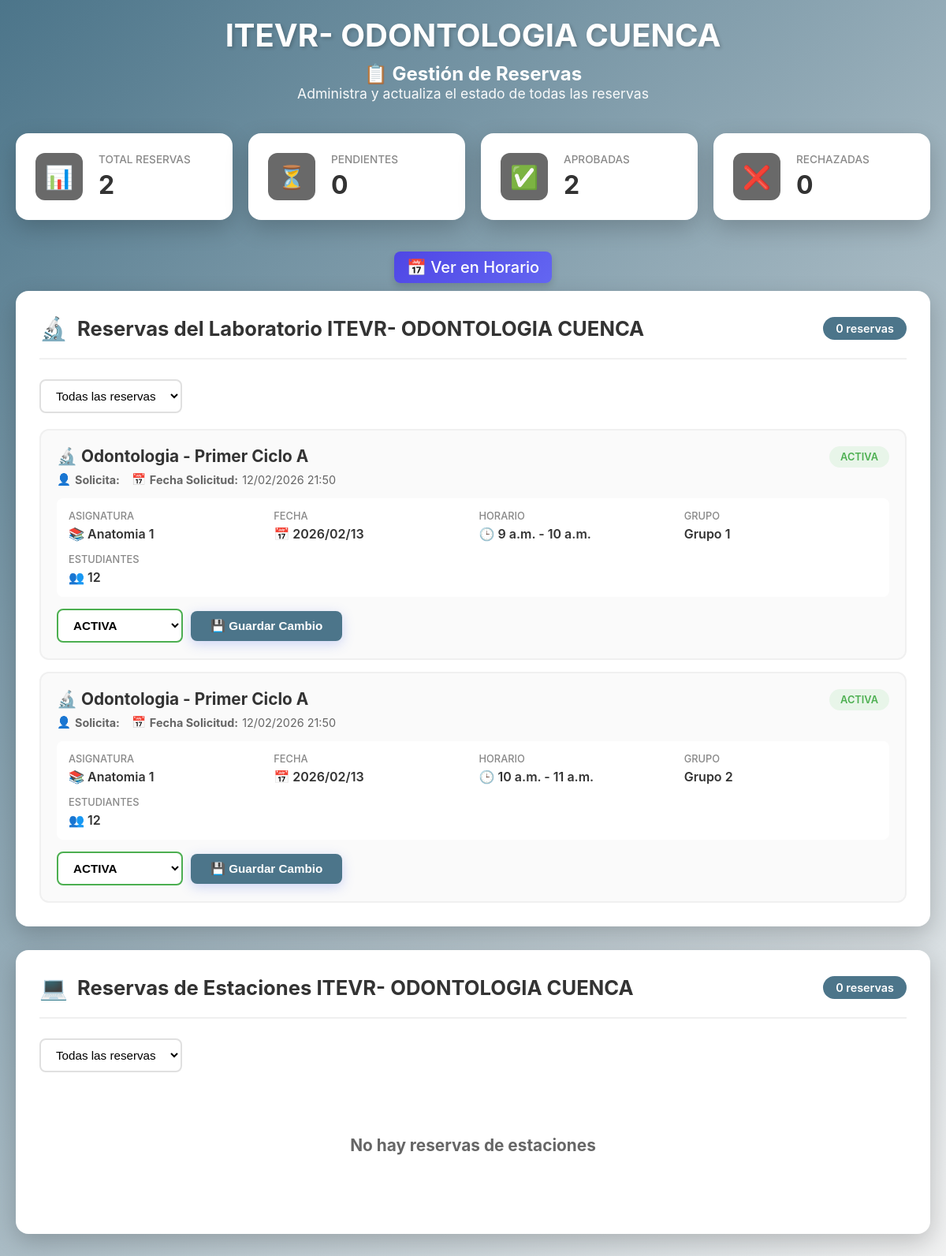
Page /gestion/reservas/1/ on the committed database.
### core/models.py (models this page shows, shortened)
class Laboratorio(models.Model):
    ESTADO_CHOICES = [
        ("ACTIVO", "ACTIVO"),
        ("INACTIVO", "INACTIVO"),
        ("EN MANTENIMIENTO", "EN MANTENIMIENTO"),
    ]
    nombre = models.CharField(max_length=100)
    ubicacion = models.CharField(max_length=150, blank=True, null=True)
    estado = models.CharField(max_length=20, choices=ESTADO_CHOICES, default="ACTIVO")
    responsable = models.CharField(max_length=100)
    capacidad = models.IntegerField(null=False, default=15)
    imagen = models.ImageField(upload_to='laboratorios/', null=True, blank=True)

class Reserva(models.Model):
    ESTADOS_CHOICES = [
        ("ACTIVA", "ACTIVA"),
        ("EN REVISION", "EN REVISION"),
        ("CANCELADA", "CANCELADA"),
        ("FINALIZADA", "FINALIZADA"),
        ("BLOQUEADA", "BLOQUEADA"),
        ("ESTUDIANTIL", "ESTUDIANTIL"),
    ]
    TIPO_CHOICES = [
        ("INDUCCION DOCENTE","INDUCCION DOCENTE"),
        ("INDUCCION ESTUDIANTIL","INDUCCION ESTUDIANTIL"),
        ("CLASES NORMALES","CLASES NORMALES"),
    ]
    usuario = models.ForeignKey(settings.AUTH_USER_MODEL, on_delete=models.CASCADE)
    laboratorio = models.ForeignKey(Laboratorio, on_delete=models.CASCADE)
    estacion = models.ForeignKey(Estacion, on_delete=models.CASCADE, null=True, blank=True) # Encaso de que la estacion este vacia se valida que se reserva el laboratorio completo
    fecha = models.DateField()
    slot = models.ForeignKey(TimeSlot, on_delete=models.CASCADE)
    estado = models.CharField(max_length=20, choices=ESTADOS_CHOICES, default="EN REVISION")
    fecha_creacion = models.DateTimeField(auto_now_add=True)
    carrera = models.ForeignKey(Carrera, on_delete=models.CASCADE, null=True, blank=True)
    ciclo = models.ForeignKey(Ciclo, on_delete=models.CASCADE, null=True, blank=True)
    paralelo = models.ForeignKey(Paralelo, on_delete=models.CASCADE, null=True, blank=True)
    asignatura = models.CharField(max_length=200, null=True, blank=True)
    grupo = models.IntegerField(null=False, default=1)
    estudiantes = models.IntegerField(null=False, default=1)
    tipo = models.CharField(max_length=30, choices=TIPO_CHOICES, default="CLASES NORMALES")
    class Meta:
        indexes = [
            models.Index(fields=["laboratorio", "fecha", "slot"]),
            models.Index(fields=["estacion", "fecha", "slot"]),
        ]

class Carrera(models.Model):
    nombre = models.CharField(max_length=100)

class Ciclo(models.Model):
    nombre = models.CharField(max_length=100)

class Paralelo(models.Model):
    nombre = models.CharField(max_length=100)

class TimeSlot(models.Model):
    TIPO_CHOICES = [
        ("HABIL", "HABIL"),
        ("BLOQUEADA", "BLOQUEADA"),
    ]
    hora_inicio = models.TimeField()
    hora_fin = models.TimeField()
    tipo = models.CharField(max_length=20, choices=TIPO_CHOICES, default="HABIL")
    class Meta:
        unique_together = ("hora_inicio", "hora_fin")
        ordering = ["hora_inicio"]

### gestion/views.py (the view)
# urls.py: path("reservas/<int:id_lab>/", listadoreservas , name="listadoreservas"),
def listadoreservas(request, id_lab):
    laboratorio = Laboratorio.objects.get(id=id_lab)
    reservas_laboratorio = Reserva.objects.filter(laboratorio=laboratorio, estacion__isnull=True)
    reservas_estaciones = Reserva.objects.filter(laboratorio=laboratorio, estacion__isnull=False)
    total = reservas_laboratorio.count() + reservas_estaciones.count()
    pendientes = Reserva.objects.filter(laboratorio=laboratorio,estado="EN REVISION").count()
    aprobadas = Reserva.objects.filter(laboratorio=laboratorio,estado="ACTIVA").count()
    rechazadas = Reserva.objects.filter(laboratorio=laboratorio,estado="CANCELADA").count()
    contexto = {
        "laboratorio": laboratorio,
        "reservaslaboratorio": reservas_laboratorio,
        "reservasestaciones": reservas_estaciones,
        "total": total,
        "pendientes": pendientes,
        "aprobadas": aprobadas,
        "rechazadas": rechazadas,
    }
    return render(request, "listadoreservas.html", contexto)

### gestion/templates/listadoreservas.html (shortened to what this page needs)
<!DOCTYPE html>
<html lang="es">
<head>
</head>
<body>
    <div class="container">
        <div class="header">
            <h1>{{ laboratorio.nombre}}</h1>
            <h2>📋 Gestión de Reservas</h2>
            <p>Administra y actualiza el estado de todas las reservas</p>
        </div>
        <div class="stats-grid">
            <div class="stat-card">
                <div class="stat-icon">📊</div>
                <div class="stat-info">
                    <h3>Total Reservas</h3>
                    <p id="totalReservas">{{ total }}</p>
                </div>
            </div>
            <div class="stat-card">
                <div class="stat-icon">⏳</div>
                <div class="stat-info">
                    <h3>Pendientes</h3>
                    <p id="totalPendientes">{{ pendientes }}</p>
                </div>
            </div>
            <div class="stat-card">
                <div class="stat-icon">✅</div>
                <div class="stat-info">
                    <h3>Aprobadas</h3>
                    <p id="totalAprobadas">{{ aprobadas }}</p>
                </div>
            </div>
            <div class="stat-card">
                <div class="stat-icon">❌</div>
                <div class="stat-info">
                    <h3>Rechazadas</h3>
                    <p id="totalRechazadas">{{ rechazadas }}</p>
                </div>
            </div>
        </div>
        <div style="align-items: center; text-align: center;">
            <a href="{% url 'gestion:obtenerhorario' laboratorio.id %}" class="btn-horario">📅 Ver en Horario</a>
        </div>
        <div class="section">
            <div class="section-header">
                <div class="section-title">
                    <span class="section-icon">🔬</span>
                    <h2>Reservas del Laboratorio {{ laboratorio.nombre}}</h2>
                </div>
                <span class="section-count" id="labCount">0 reservas</span>
            </div>
            <div class="filter-bar">
                <select class="filter-select" id="labFilter" onchange="filterReservations('laboratorio')">
                    <option value="TODAS">Todas las reservas</option>
                </select>
            </div>
            <div class="reservations-list" id="laboratoriosList">
            {% if reservaslaboratorio %}
                {% for reserva in reservaslaboratorio %}
                <div class="reservation-card" data-estado="{{ reserva.estado }}">
                    <div class="reservation-header">
                        <div class="reservation-info">
                            <div class="reservation-name">
                                🔬 {{ reserva.carrera.nombre }} - {{ reserva.ciclo.nombre }} {{ reserva.paralelo.nombre }}
                            </div>
                            <div class="reservation-meta">
                                <span class="meta-item">
                                    👤 <strong>Solicita:</strong> {{ reserva.usuario.get_full_name }}
                                </span>
                                <span class="meta-item">
                                    📅 <strong>Fecha Solicitud:</strong>{{ reserva.fecha_creacion|date:"d/m/Y H:i" }}
                                </span>
                            </div>
                        </div>
                        <span class="status-badge {{ reserva.estado|slugify }}">
                            {{ reserva.estado }}
                        </span>
                    </div>
                    <div class="reservation-details">
                        <div class="detail-item">
                            <span class="detail-label">Asignatura</span>
                            <span class="detail-value">
                                📚 {{ reserva.asignatura }}
                            </span>
                        </div>
                        <div class="detail-item">
                            <span class="detail-label">Fecha</span>
                            <span class="detail-value">
                                📅 {{ reserva.fecha|date:"Y/m/d" }}
                            </span>
                        </div>
                        <div class="detail-item">
                            <span class="detail-label">Horario</span>
                            <span class="detail-value">
                                🕒 {{ reserva.slot.hora_inicio }} - {{ reserva.slot.hora_fin }}
                            </span>
                        </div>
                        <div class="detail-item">
                            <span class="detail-label">Grupo</span>
                            <span class="detail-value">
                                Grupo {{ reserva.grupo }}
                            </span>
                        </div>
                        <div class="detail-item">
                            <span class="detail-label">Estudiantes</span>
                            <span class="detail-value">
                                👥 {{ reserva.estudiantes }}
                            </span>
                        </div>
                    </div>
                    <div class="reservation-actions">
                        <form method="post" action="{% url 'gestion:cambiar_estado_reserva' reserva.id %}">
                            <select name="estado" class="status-select {{ reserva.estado|slugify }}">
                                {% for key, value in reserva.ESTADOS_CHOICES %}
                                    <option value="{{ key }}"
                                        {% if reserva.estado == key %}selected{% endif %}>
                                        {{ value }}
                                    </option>
                                {% endfor %}
                            </select>
                            <button type="submit" class="btn-save">
                                💾 Guardar Cambio
                            </button>
                        </form>
                    </div>
                </div>
                {% endfor %}
            {% else %}
                <div class="empty-state">
                    <h3>No hay reservas de laboratorio</h3>
                </div>
            {% endif %}
            </div>
        </div>
        <div class="section">
            <div class="section-header">
                <div class="section-title">
                    <span class="section-icon">💻</span>
                    <h2>Reservas de Estaciones {{ laboratorio.nombre}}</h2>
                </div>
                <span class="section-count" id="estacionCount">0 reservas</span>
            </div>
            <div class="filter-bar">
                <select class="filter-select" id="estacionFilter" onchange="filterReservations('estacion')">
                    <option value="TODAS">Todas las reservas</option>
                </select>
            </div>
            <div class="reservations-list" id="estacionesList">
                {% if reservasestaciones%}
                    {% for reserva in reservasestaciones %}
                    <div class="reservation-card" data-estado="{{ reserva.estado }}">
                        <div class="reservation-header">
                            <div class="reservation-info">
                                <div class="reservation-name">
                                    🔬 {{ reserva.carrera.nombre }} - {{ reserva.ciclo.nombre }} {{ reserva.paralelo.nombre }} <br>
                                    🖥️ {{ reserva.estacion.codigo}}
                                </div>
                                <div class="reservation-meta">
                                    <span class="meta-item">
                                        👤 <strong>Solicita:</strong> {{ reserva.usuario.get_full_name }}
                                    </span>
                                    <span class="meta-item">
                                        📅 <strong>Fecha Solicitud:</strong>{{ reserva.fecha_creacion|date:"d/m/Y H:i" }}
                                    </span>
                                </div>
                            </div>
                            <span class="status-badge {{ reserva.estado|slugify }}">
                                {{ reserva.estado }}
                            </span>
                        </div>
                        <div class="reservation-details">
                            <div class="detail-item">
                                <span class="detail-label">Asignatura</span>
                                <span class="detail-value">
                                    📚 {{ reserva.asignatura }}
                                </span>
                            </div>
                            <div class="detail-item">
                                <span class="detail-label">Fecha</span>
                                <span class="detail-value">
                                    📅 {{ reserva.fecha|date:"Y/m/d" }}
                                </span>
                            </div>
                            <div class="detail-item">
                                <span class="detail-label">Horario</span>
                                <span class="detail-value">
                                    🕒 {{ reserva.slot.hora_inicio }} - {{ reserva.slot.hora_fin }}
                                </span>
                            </div>
                            <div class="detail-item">
                                <span class="detail-label">Grupo</span>
                                <span class="detail-value">
                                    Grupo {{ reserva.grupo }}
                                </span>
                            </div>
                            <div class="detail-item">
                                <span class="detail-label">Estudiantes</span>
                                <span class="detail-value">
                                    👥 {{ reserva.estudiantes }}
                                </span>
                            </div>
                        </div>
                        <div class="reservation-actions">
                            <form method="post" action="{% url 'gestion:cambiar_estado_reserva' reserva.id %}">
                                {% csrf_token %}
                                <select name="estado" class="status-select {{ reserva.estado|slugify }}">
                                    {% for key, value in reserva.ESTADOS_CHOICES %}
                                        <option value="{{ key }}"
                                            {% if reserva.estado == key %}selected{% endif %}>
                                            {{ value }}
                                        </option>
                                    {% endfor %}
                                </select>
                                <button type="submit" class="btn-save">
                                    💾 Guardar Cambio
                                </button>
                            </form>
                        </div>
                    </div>
                    {% endfor %}
                {% else %}
                    <div class="empty-state">
                        <h3>No hay reservas de estaciones</h3>
                    </div>
                {% endif %}
            </div>
        </div>
    </div>
</body>
</html>

### rows in the picture
Laboratorio: nombre "ITEVR- ODONTOLOGIA CUENCA"
Reserva: carrera.nombre "Odontologia", ciclo.nombre "Primer Ciclo", paralelo.nombre "A", fecha_creacion "12/02/2026 21:50", estado "ACTIVA", asignatura "Anatomia 1", fecha "2026/02/13", slot.hora_inicio "9 a.m.", slot.hora_fin "10 a.m.", grupo "1", estudiantes "12"
Reserva: carrera.nombre "Odontologia", ciclo.nombre "Primer Ciclo", paralelo.nombre "A", fecha_creacion "12/02/2026 21:50", estado "ACTIVA", asignatura "Anatomia 1", fecha "2026/02/13", slot.hora_inicio "10 a.m.", slot.hora_fin "11 a.m.", grupo "2", estudiantes "12"

### other values in the picture
{{ total }} "2"
{{ pendientes }} "0"
{{ aprobadas }} "2"
{{ rechazadas }} "0"
